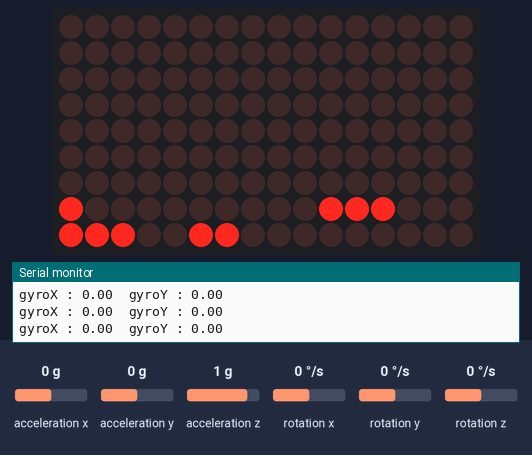
A sketch run on a simulated Arduino Uno, built with avr-gcc and run on an emulated ATmega328P. Shown: 16×9 LED matrix, the last lines printed to the serial monitor. The inputs (shaded band) are chosen by the test bench; at power-on: rotation y 0 °/s, rotation z 0 °/s, acceleration x 0 g, acceleration y 0 g, acceleration z 1 g, rotation x 0 °/s.

Above: at 5.2 s.
5.3 s: rotation y set to -8 °/s
6.8 s: rotation y set to -11 °/s
At 8.0 s:
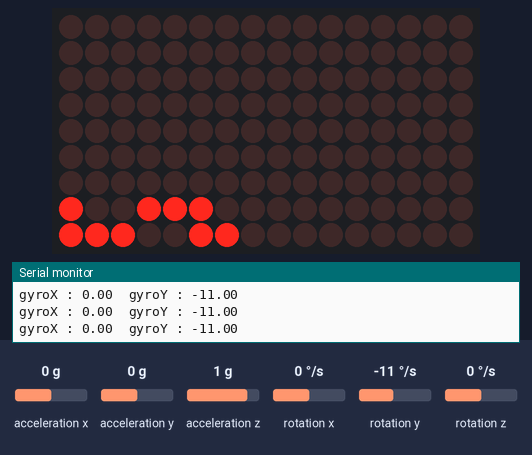
8.3 s: rotation z set to -192 °/s
At 9.7 s:
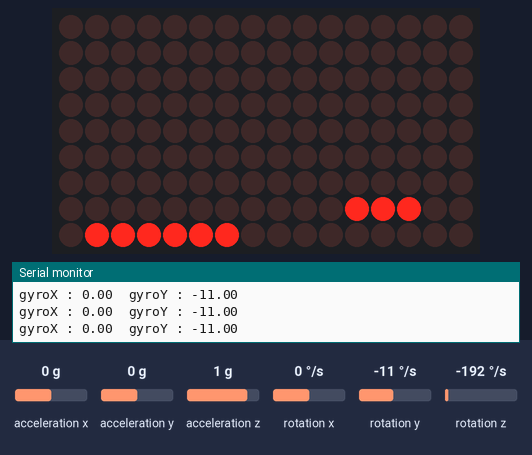
11.3 s: rotation z set to -11 °/s
12.8 s: rotation z set to -8 °/s
At 13.7 s:
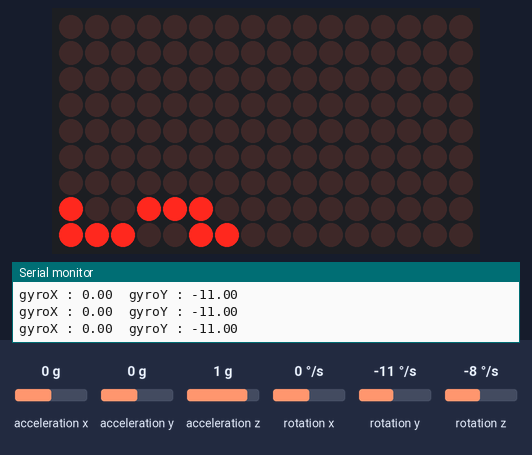
14.3 s: rotation y set to 8 °/s
At 15.3 s:
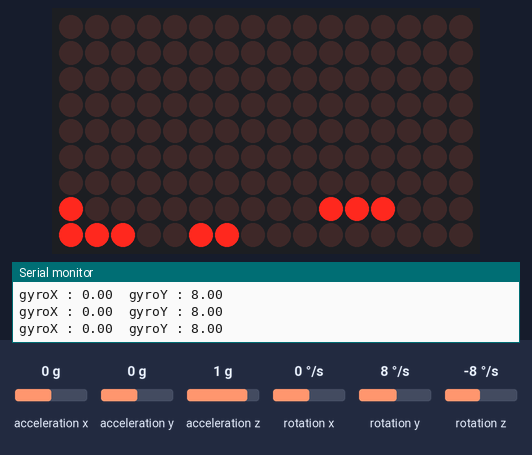
17.3 s: rotation y set to 11 °/s
At 17.6 s:
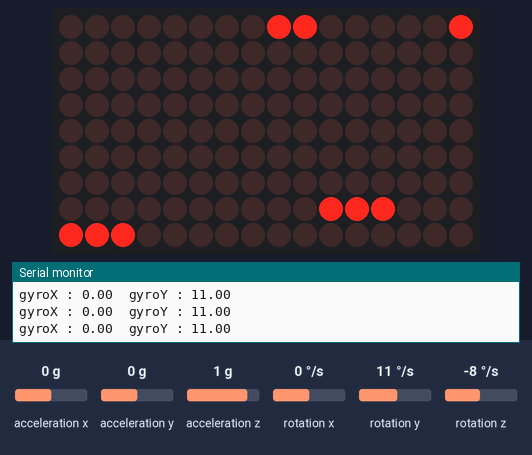
Timing chart, 0 to 20.3 s (numbered marks = the images above; inputs shaded):
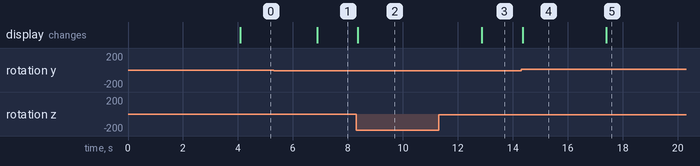

The sketch:

terminatorglasses.ino
```cpp
#include <Adafruit_GFX.h>
#include <Adafruit_IS31FL3731.h>
#include <MPU6050_tockn.h>
#include <Wire.h>

Adafruit_IS31FL3731 matrix = Adafruit_IS31FL3731();

MPU6050 mpu6050(Wire);

void setup() {
  Serial.begin(9600);
  Serial.println("ISSI manual animation test");
  if (! matrix.begin()) {
    Serial.println("IS31 not found");
    while (1);
  }
  Serial.println("IS31 Found!");

  matrix.setRotation(0);

  delay(500);

  Wire.begin();
  mpu6050.begin();
  mpu6050.calcGyroOffsets(true);

  delay(500);
}

void loop() {

  delay(50);

  mpu6050.update();

  Serial.print("gyroX : ");Serial.print(mpu6050.getGyroX());
  Serial.print("\tgyroY : ");Serial.print(mpu6050.getGyroY());
  Serial.println("");

  if (mpu6050.getGyroZ() >= 10.0){
    matrix.clear();
    // move eye left
    centre(4);

    up1left1(4);
    down1left1(4);

    left1(128);
    left2(4);

    up1(1);
    down1(1);

    down1left2(1);
    up1left2(1);
    //delay(1000);
    return;

  }

  if (mpu6050.getGyroZ() <= -10.0){
    matrix.clear();
    // move eye right
    centre(4);

    up1right1(4);
    down1right1(4);

    right1(128);
    right2(4);

    up1(1);
    down1(1);

    down1right2(1);
    up1right2(1);
    //delay(1000);
    return;

  }

  if (mpu6050.getGyroY() <= -10.0){
    matrix.clear();
    // move eye up
    centre(4);

    up1(128);
    up2(4);
    left1(1);
    right1(1);

    up1left1(4);
    up1right1(4);
    up2right1(1);
    up2left1(1);
    //delay(1000);
    return;

  }

  if (mpu6050.getGyroY() >= 10.0){
    matrix.clear();
    // move eye down
    centre(4);

    down1(128);
    down2(4);
    left1(1);
    right1(1);

    down1left1(4);
    down1right1(4);
    down2right1(1);
    down2left1(1);
    //delay(1000);
    return;

  }

  else {
    matrix.clear();
    // centre eye
    centre(128);

    up1(4);
    down1(4);
    right1(4);
    left1(4);

    up1left1(1);
    up1right1(1);
    down1right1(1);
    down1left1(1);
    //delay(1000);
    return;
  }

}

// centre pixel
void centre(int bright){
  matrix.drawPixel(1, 8, bright);
}

// right 1
void right1(int bright){
  matrix.drawPixel(2, 8, bright);
}

// right 2
void right2(int bright){
  matrix.drawPixel(3, 8, bright);
}

// up 1 right 1
void up1right1(int bright){
  matrix.drawPixel(5, 8, bright);
}

// up 1
void up1(int bright){
  matrix.drawPixel(6, 8, bright);
}

// left 1
void left1(int bright){
  matrix.drawPixel(0, 8, bright);
}

// up 2 right 1
void up2right1(int bright){
  matrix.drawPixel(5, 7, bright);
}

// up 2 right 2
void up2right2(int bright){
  matrix.drawPixel(6, 7, bright);
}

// down 1 left 1
void down1left1(int bright){
  matrix.drawPixel(10, 7, bright);
}

// down 1
void down1(int bright){
  matrix.drawPixel(11, 7, bright);
}

// down 1 right 1
void down1right1(int bright){
  matrix.drawPixel(12, 7, bright);
}

// down 1 right 2
void down1right2(int bright){
  matrix.drawPixel(13, 7, bright);
}

// down 2 right 2
void down2right2(int bright){
  matrix.drawPixel(14, 7, bright);
}

// left 2
void left2(int bright){
  matrix.drawPixel(15, 7, bright);
}

// down 1 left 2
void down1left2(int bright){
  matrix.drawPixel(9, 7, bright);
}

// up 1 right 2
void up1right2(int bright){
  matrix.drawPixel(4, 8, bright);
}

// up 2
void up2(int bright){
  matrix.drawPixel(4, 7, bright);
}

//up 2 left 1
void up2left1(int bright){
  matrix.drawPixel(3, 7, bright);
}

// up 2 left 2
void up2left2(int bright){
  matrix.drawPixel(2, 7, bright);
}

// up 1 left 2
void up1left2(int bright){
  matrix.drawPixel(1, 7, bright);
}

// up 1 left 1
void up1left1(int bright){
  matrix.drawPixel(0, 7, bright);
}

// down 2
void down2(int bright){
  matrix.drawPixel(8, 0, bright);
}

// down 2 left 1
void down2left1(int bright){
  matrix.drawPixel(9, 0, bright);
}

// down 2 left 2
void down2left2(int bright){
  matrix.drawPixel(10, 0, bright);
}

// down 2 right 1
void down2right1(int bright){
  matrix.drawPixel(15, 0, bright);
}
```

Measured:
- the behaviour switches between -9 and -10 °/s on rotation y (found by bisection; images 0 and 1)
- the behaviour switches between -10 and -9 °/s on rotation z (found by bisection; images 2 and 3)
- the behaviour switches between 9 and 10 °/s on rotation y (found by bisection; images 4 and 5)
- after the input at 6.8 s, the display: changes after 0.08 s (image 1)
- after the input at 8.3 s, the display: changes after 0.06 s (image 2)
- after the input at 12.8 s, the display: changes after 0.08 s (image 3)
- after the input at 14.3 s, the display: changes after 0.06 s (image 4)
- after the input at 17.3 s, the display: changes after 0.09 s (image 5)
